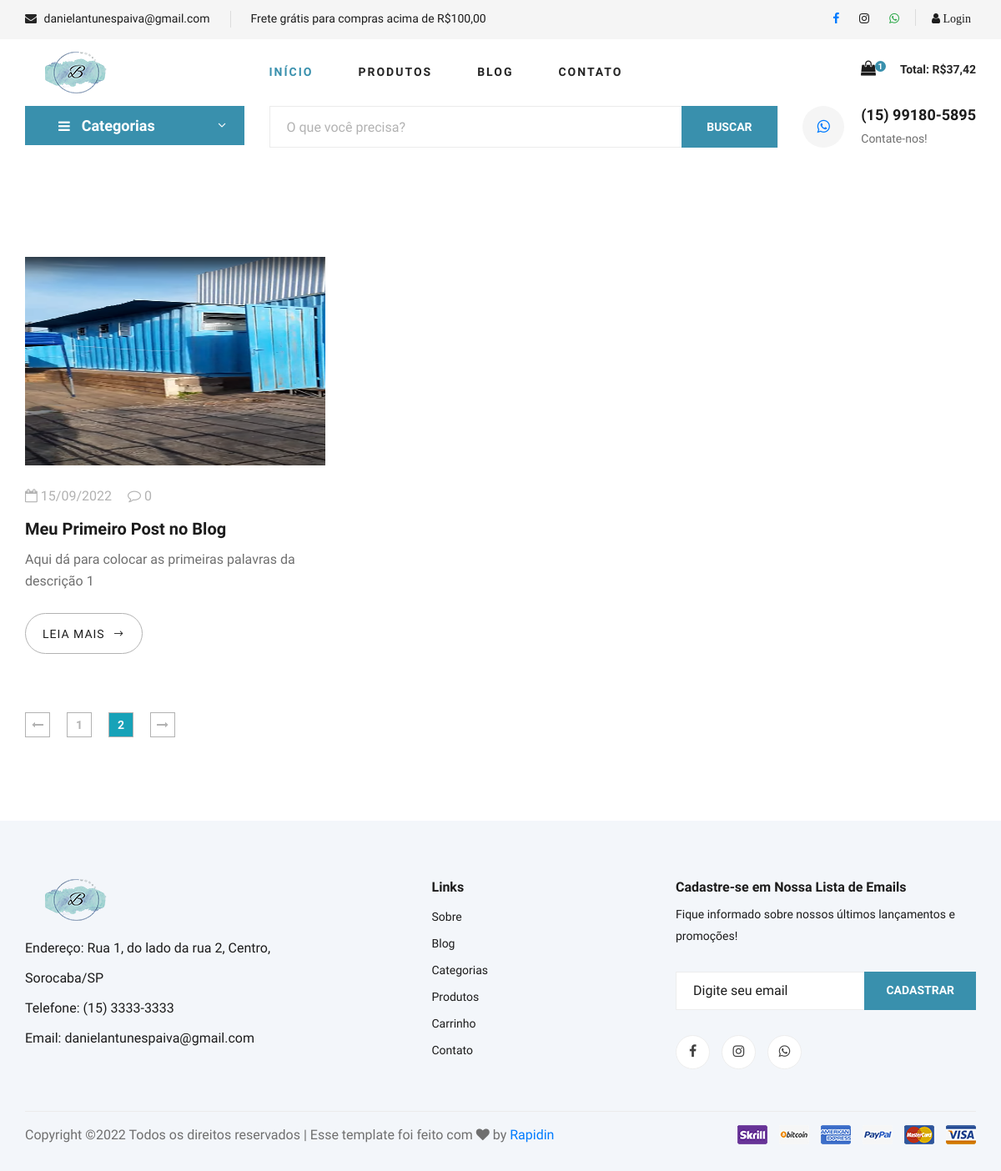
/blog.php?pagina=1, run on the app's committed database.
### tables this page shows
CREATE TABLE `promocoes` (
  `id` int(11) NOT NULL,
  `id_produto` int(11) NOT NULL,
  `valor` decimal(8,2) NOT NULL,
  `data_inicio` date NOT NULL,
  `data_final` date NOT NULL,
  `ativo` varchar(5) NOT NULL,
  `desconto` varchar(5) NOT NULL
);

CREATE TABLE `carrinho` (
  `id` int(11) NOT NULL,
  `id_usuario` int(11) NOT NULL,
  `id_produto` int(11) NOT NULL,
  `id_venda` int(11) NOT NULL,
  `quantidade` int(11) NOT NULL,
  `data` date NOT NULL,
  `combo` varchar(5) NOT NULL
);

CREATE TABLE `blog` (
  `id` int(11) NOT NULL,
  `id_autor` int(11) NOT NULL,
  `titulo` varchar(200) NOT NULL,
  `titulo_url` varchar(200) NOT NULL,
  `descricao_1` varchar(1000) NOT NULL,
  `descricao_2` varchar(1000) NOT NULL,
  `imagem` varchar(150) NOT NULL,
  `palavras` varchar(250) DEFAULT NULL,
  `data` date NOT NULL
);

### config.php (called while the page is built, shortened)
<?php
$email_loja = 'danielantunespaiva@gmail.com';
$whatsapp_loja = '(15) 99180-5895';
$whatsapp_loja_link = '5515991805895';
$texto_destaque = 'Frete grátis para compras acima de R$100,00';
$itens_por_pagina = 3;
?>

### cabecalho-busca.php (the view, shortened to what this page needs)
<?php
require_once('conexao.php');
?>
<section class="hero hero-normal">
    <div class="container">
        <div class="row">
            <div class="col-lg-3">
                <div class="hero__categories">
                    <div class="hero__categories__all">
                        <i class="fa fa-bars"></i>
                        <span>Categorias</span>
                    </div>
                </div>
            </div>
            <div class="col-lg-9">
                <div class="hero__search">
                    <div class="hero__search__form">
                        <form action="lista-produtos.php" method="GET">
                            <input type="text" name="txtBuscar" placeholder="O que você precisa?">
                            <button type="submit" class="site-btn">BUSCAR</button>
                        </form>
                    </div>
                    <div class="hero__search__phone">
                        <div class="hero__search__phone__icon">
                            <a href="http://api.whatsapp.com/send?1=pt_BR&phone=<?php echo $whatsapp_loja_link ?>" title="<?php echo $whatsapp_loja ?>" target="_blank"><i class="fa fa-whatsapp"></i></a>
                        </div>
                        <div class="hero__search__phone__text">
                            <h5><?php echo $whatsapp_loja ?></h5>
                            <span>Contate-nos!</span>
                        </div>
                    </div>
                </div>
            </div>
        </div>
    </div>
</section>

### cabecalho.php (shortened to what this page needs)
<?php
require_once('conexao.php');
$id_usuario = @$_SESSION['id_usuario'];
$res = $pdo->query("SELECT * from carrinho where id_usuario = '$id_usuario' and id_venda = 0 order by id asc");
$dados = $res->fetchAll(PDO::FETCH_ASSOC);
$linhas = count($dados);
for ($i = 0; $i < count($dados); $i++) {
    $id_produto = $dados[$i]['id_produto'];
    $quantidade = $dados[$i]['quantidade'];
    $combo = $dados[$i]['combo'];
    if ($combo == 'Sim') {
        $res_p = $pdo->query("SELECT * from combos where id = '$id_produto' ");
        $dados_p = $res_p->fetchAll(PDO::FETCH_ASSOC);
        $valor_produto = $dados_p[0]['valor'];
    } else {
        $res_p = $pdo->query("SELECT * from produtos where id = '$id_produto' ");
        $dados_p = $res_p->fetchAll(PDO::FETCH_ASSOC);
        $valor_produto = $dados_p[0]['valor'];
        $promocao_produto = @$dados_p[0]['promocao'];
        if ($promocao_produto == 'Sim') {
            $res_p2 = $pdo->query("SELECT * from promocoes where id_produto = '$id_produto' ");
            $dados_p2 = $res_p2->fetchAll(PDO::FETCH_ASSOC);
            $valor_produto = $dados_p2[0]['valor'];
        }
    }
    $total_item = $valor_produto * $quantidade;
    @$total_carrinho = @$total_carrinho + $total_item;
    $valor_produto = number_format($valor_produto, 2, ',', '.');
}
$total_carrinho = number_format($total_carrinho, 2, ',', '.');
?>
<!DOCTYPE html>
<html lang="zxx">
<head>
    <link rel="stylesheet" href="css/bootstrap.min.css" type="text/css">
    <link rel="stylesheet" href="css/font-awesome.min.css" type="text/css">
    <link rel="stylesheet" href="css/elegant-icons.css" type="text/css">
    <link rel="stylesheet" href="css/nice-select.css" type="text/css">
    <link rel="stylesheet" href="css/jquery-ui.min.css" type="text/css">
    <link rel="stylesheet" href="css/owl.carousel.min.css" type="text/css">
    <link rel="stylesheet" href="css/slicknav.min.css" type="text/css">
    <link rel="stylesheet" href="css/style.css" type="text/css">
</head>
<body>
    <header class="header">
        <div class="header__top">
            <div class="container">
                <div class="row">
                    <div class="col-lg-6 col-md-6">
                        <div class="header__top__left">
                            <ul>
                                <li><i class="fa fa-envelope"></i> <?php echo $email_loja ?></li>
                                <li><?php echo $texto_destaque ?></li>
                            </ul>
                        </div>
                    </div>
                    <div class="col-lg-6 col-md-6">
                        <div class="header__top__right">
                            <div class="header__top__right__social">
                                <a href="#" target="_blank" title="Acessar nosso Facebook"><i class="fa fa-facebook text-primary"></i></a>
                                <a href="#" target="_blank" title="Acessar nosso Instagram"><i class="fa fa-instagram"></i></a>
                                <a href="http://api.whatsapp.com/send?1=pt_BR&phone=<?php echo $whatsapp_loja_link ?>" title="Fale Conosco no Whatsapp"><i class="fa fa-whatsapp text-success"></i></a>
                            </div>
                            <div class="header__top__right__auth">
                                <?php
                                if (@$_SESSION['nivel_usuario'] == null) {
                                ?>
                                    <a href="sistema"><i class="fa fa-user"> Login</i>
                                    <?php
                                } else if ($_SESSION['nivel_usuario'] == 'Administrador') {
                                    ?>
                                        <a href="sistema/painel-admin/"><i class="fa fa-user"> Painel</i>
                                            <a href="sistema/logout.php"><i class="fa fa-user"> Sair</i>
                                            <?php
                                        } else if ($_SESSION['nivel_usuario'] == 'Cliente') {
                                            ?>
                                                <a href="sistema/painel-cliente/"><i class="fa fa-user"> Painel</i>
                                                    <a href="sistema/logout.php"><i class="fa fa-user"> Sair</i>
                                                    <?php
                                                }
                                                    ?>
                            </div>
                        </div>
                    </div>
                </div>
            </div>
        </div>
        <div class="container">
            <div class="row">
                <div class="col-lg-3">
                    <div class="header__logo">
                        <a href="./index.php"><img src="img/logo-azul-pequena.png" alt=""></a>
                    </div>
                </div>
                <div class="col-lg-6">
                    <nav class="header__menu">
                        <ul>
                            <li class="active"><a href="./index.php">Início</a></li>
                            <li><a href="#">Produtos</a>
                            </li>
                            <li><a href="./blog.php">Blog</a></li>
                            <li><a href="./contatos.php">Contato</a></li>
                        </ul>
                    </nav>
                </div>
                <div class="col-lg-3">
                    <div class="header__cart">
                        <ul>
                            <li><a href="carrinho.php"><i class="fa fa-shopping-bag"></i> <span><?php echo $linhas ?></span></a></li>
                        </ul>
                        <div class="header__cart__price"><span>Total: R$<?php echo $total_carrinho ?></span></div>
                    </div>
                </div>
            </div>
        </div>
    </header>

### blog.php (shortened to what this page needs)
<?php
require_once('cabecalho.php');
require_once('cabecalho-busca.php');
if (@$_GET['pagina'] != null) {
    $pag = $_GET['pagina'];
} else {
    $pag = 0;
}
$limite = $pag * @$itens_por_pagina;
$pagina = $pag;
$nome_pag = 'blog.php';
?>
<section class="blog spad">
    <div class="container">
        <div class="row">
            <?php
            $query = $pdo->query("SELECT * FROM blog order by id desc LIMIT $limite, $itens_por_pagina");
            $res = $query->fetchAll(PDO::FETCH_ASSOC);
            for ($i = 0; $i < count($res); $i++) {
                $titulo = $res[$i]['titulo'];
                $titulo_url = $res[$i]['titulo_url'];
                $imagem = $res[$i]['imagem'];
                $data = $res[$i]['data'];
                $id = $res[$i]['id'];
                $data_formatada = implode('/', array_reverse(explode('-', $data)));
                $query2 = $pdo->query("SELECT * FROM comentarios_blog WHERE id_blog = $id");
                $res2 = $query2->fetchAll(PDO::FETCH_ASSOC);
                $total_comentarios_post = @count($res2);
                $query3 = $pdo->query("SELECT * FROM blog");
                $res3 = $query3->fetchAll(PDO::FETCH_ASSOC);
                $total_postagens = @count($res3);
                $numero_paginas = ceil($total_postagens / $itens_por_pagina);
            ?>
                <div class="col-lg-4 col-md-4 col-sm-6">
                    <div class="blog__item">
                        <div class="blog__item__pic">
                            <img src="img/blog/<?php echo $imagem ?>" alt="" width="100%" height="250px">
                        </div>
                        <div class="blog__item__text">
                            <ul>
                                <li><i class="fa fa-calendar-o"></i> <?php echo $data_formatada ?></li>
                                <li><i class="fa fa-comment-o"></i> <?php echo $total_comentarios_post ?></li>
                            </ul>
                            <h5><a href="postagem-<?php echo $titulo_url ?>"><?php echo $titulo ?></a></h5>
                            <p>Aqui dá para colocar as primeiras palavras da descrição 1 </p>
                            <a href="postagem-<?php echo $titulo_url ?>" class="blog__btn">LEIA MAIS <span class="arrow_right"></span></a>
                        </div>
                    </div>
                </div>
            <?php
            }
            ?>
            <div class="col-lg-12">
            <div class="product__pagination">
                    <a href="<?php echo $nome_pag ?>?pagina=0"><i class="fa fa-long-arrow-left"></i></a>
                    <?php
                    for ($i = 0; $i < @$numero_paginas; $i++) {
                        $estilo = '';
                        if ($pagina == $i) {
                            $estilo = 'bg-info text-light';
                        }
                        if ($pagina >= ($i - 2) && $pagina <= ($i + 2)) {
                    ?>
                            <a href="<?php echo $nome_pag ?>?pagina=<?php echo $i ?>" class="<?php echo $estilo ?>"><?php echo $i + 1
                                                                                                                    ?></a>
                    <?php
                        }
                    }
                    ?>
                    <a href="<?php echo $nome_pag ?>?pagina=<?php echo $numero_paginas - 1  ?>"><i class="fa fa-long-arrow-right"></i></a>
                </div>
            </div>
        </div>
    </div>
</section>
<?php
require_once('rodape.php');
?>

### data on the page
promocoes: valor.quantidade "37,42"
blog: imagem (picture), data "15/09/2022", total_comentarios_post "0", titulo "Meu Primeiro Post no Blog"

### other printed values
$email_loja "danielantunespaiva@gmail.com"
$texto_destaque "Frete grátis para compras acima de R$100,00"
$linhas "1"
$whatsapp_loja "(15) 99180-5895"
$endereco_loja "Rua 1, do lado da rua 2, Centro, Sorocaba/SP"
$tel_loja "(15) 3333-3333"
